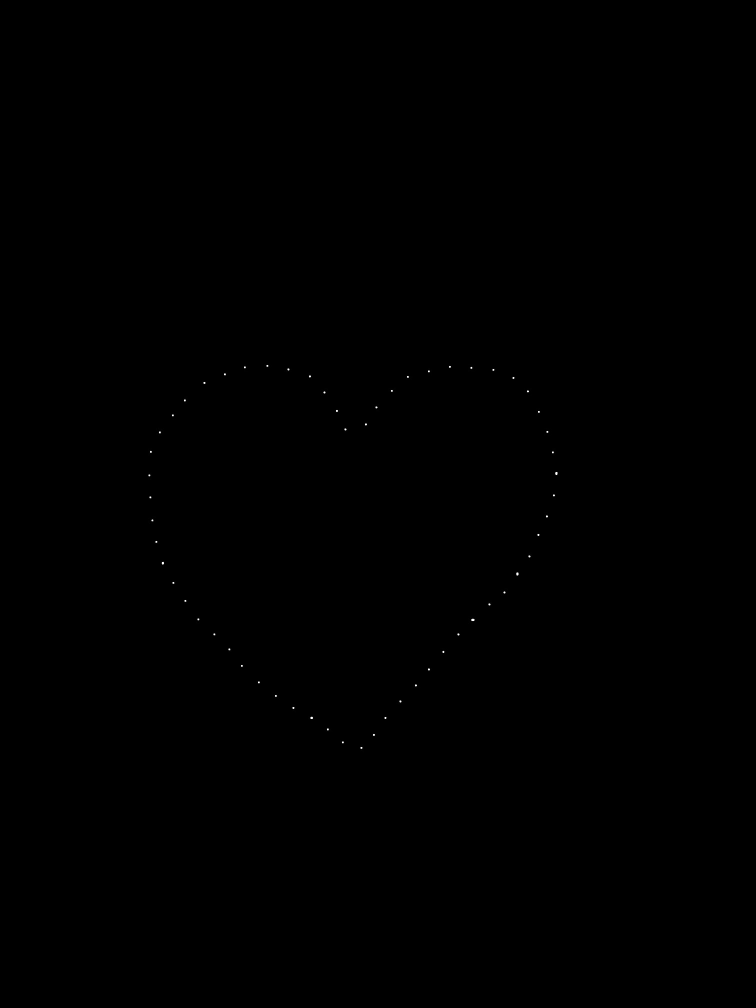
#> input picture imgs/marks.jpg, 3024 x 4032 px (shown at 1/4 size)
$ python locate_lights.py
#> lines starting #> are read from the running program, lines starting #| are printed output that depends on the picture; long printed decimals are rounded
import cv2
import numpy as np
from sklearn.cluster import KMeans


def convert_to_grayscale(src_path, dst_path):
    img = cv2.imread(src_path, 0)
    cv2.imwrite(dst_path, img)


def extract_marks(src_path, dst_path):
    """
    Assuming the marks are green and the background is gray, so the green channel stands out.
    """
    img = cv2.imread(src_path).astype(int)
    img_diff = img[:, :, 1] - img[:, :, 0]
    img_diff[img_diff > 32] = 255
    cv2.imwrite(dst_path, img_diff)


def locate_centers(src_path, n_lights):
    """
    Identify the center of the white dots from a black and white image using k-means.
    """
    img = cv2.imread(src_path, 0)
    y, x = np.where(img == 255)
    y = y.astype(float) / img.shape[0]
    x = x.astype(float) / img.shape[1]
    km = KMeans(n_clusters=n_lights).fit(np.vstack([x, y]).T)
    centers = km.cluster_centers_
    centers -= centers.mean(axis=0)
    max_r = np.sqrt(centers[:, 0] ** 2 + centers[:, 1] ** 2).max()
    # scale and shrink to fit in unit circle
    centers /= max_r
    return centers


def connect_the_dots(centers, start, is_left_half):
    """
    Map the index to coordinates, this assumes that the curve is symmetric to y-axis, and for each half of the curve,
    two dots are closest if and only if they are adjacent.
    """
    result = [start]
    for i in range(len(centers) // 2 - 1):
        cx, cy = result[-1]
        neighbor = None
        min_dist = 1
        chosen = set(result)
        for x, y in centers:
            if is_left_half and x > 0.02:
                continue
            if not is_left_half and x < -0.02:
                continue
            if (x, y) in chosen:
                continue
            dist = (x - cx) ** 2 + (y - cy) ** 2
            if min_dist > dist:
                min_dist = dist
                neighbor = x, y
        result.append(neighbor)
    return result


def sort_centers(centers, render=False):
    left_start, right_start = None, None
    for x, y in centers:
        if -0.03 < x < 0 and y < -0.3:
            print(x, y)
            left_start = x, y
        if 0 < x < 0.07 and y < -0.3:
            print(x, y)
            right_start = x, y
    left_half = connect_the_dots(centers, left_start, True)
    right_half = connect_the_dots(centers, right_start, False)
    result = left_half + right_half[::-1]
    x_coords = [a[0] for a in result]
    y_coords = [-a[1] for a in result]

    if render:
        import matplotlib.pyplot as plt
        plt.plot(x_coords, y_coords)
        plt.scatter([left_start[0], right_start[0]], [-left_start[1], -right_start[1]])
        plt.show()
    return x_coords, y_coords


def parametrize_leds():
    centers = list(list(x) for x in locate_centers('imgs/marks.jpg', 60))
#> in locate_centers, img is the input picture: shape (4032, 3024); min 0, max 255, mean 0.1
#> in locate_centers, `y, x = np.where(img == 255)`: y = 1900 values from 1460 to 2995; x = 1900 values, max 2229 at index 782, min 594 at index 843, mean 1432.9
#> in locate_centers, `y = y.astype(float) / img.shape[0]`: y = 1900 values from 0.362 to 0.743
#> in locate_centers, `x = x.astype(float) / img.shape[1]`: x = 1900 values, max 0.737 at index 782, min 0.196 at index 843, mean 0.474
#> in locate_centers, `centers = km.cluster_centers_`: centers = 60 pairs, first value 0.197 to 0.736, second value 0.363 to 0.742
#> in locate_centers, `centers -= centers.mean(axis=0)`: centers = 60 pairs, first value -0.267 to 0.271, second value -0.157 to 0.222
#> in locate_centers, `max_r = np.sqrt(centers[:, 0] ** 2 + centers[:, 1] ** 2).max()`: max_r = 0.276
#> in locate_centers, `centers /= max_r`: centers = 60 pairs, first value -0.968 to 0.983, second value -0.569 to 0.805
    x_coords, y_coords = sort_centers(centers, True)
#> the loop in sort_centers, `for x, y in centers:` made 60 passes
#> (x, y) on passes 1 to 12: (0.854, 0.116), (-0.796, 0.276), (-0.129, -0.474), (0.108, 0.758), (0.575, -0.562), (-0.798, -0.445), (0.513, 0.397), (-0.19, 0.697), (0.846, -0.477), (-0.964, -0.0956), (0.983, -0.182), (0.12, -0.42)
#| -0.02831 -0.3405
#| 0.06959 -0.3588
#> in connect_the_dots, `result = [start]`: result = [(-0.0283, -0.34)]
#> the loop in connect_the_dots, `for i in range(len(centers) // 2 - 1):` made 29 passes
#> (cx, cy) on passes 1 to 12: (-0.0283, -0.34), (-0.0692, -0.407), (-0.129, -0.474), (-0.199, -0.531), (-0.302, -0.556), (-0.403, -0.569), (-0.511, -0.564), (-0.607, -0.539), (-0.705, -0.508), (-0.798, -0.445), (-0.856, -0.391), (-0.919, -0.33)
#> after the loop in connect_the_dots, `for i in range(len(centers) // 2 - 1):`: result = 30 pairs, first value -0.968 to -0.0283, second value -0.569 to 0.785
#> in sort_centers, `left_half = connect_the_dots(centers, left_start, True)`: left_half has the same summary as result in connect_the_dots
#> the loop in connect_the_dots (call 2), `for i in range(len(centers) // 2 - 1):` made 29 passes
#> (cx, cy) on passes 1 to 12: (0.0696, -0.359), (0.12, -0.42), (0.194, -0.479), (0.271, -0.53), (0.372, -0.549), (0.472, -0.566), (0.575, -0.562), (0.681, -0.555), (0.777, -0.526), (0.846, -0.477), (0.899, -0.404), (0.94, -0.332)
#> in sort_centers, `right_half = connect_the_dots(centers, right_start, False)`: right_half = 30 pairs, first value 0.0481 to 0.983, second value -0.566 to 0.805
#> in sort_centers, `result = left_half + right_half[::-1]`: result has the same summary as centers in locate_centers
#> in sort_centers, `x_coords = [a[0] for a in result]`: x_coords = 60 values, max 0.983 at index 46, min -0.968 at index 13, mean 3.1e-16
#> in sort_centers, `y_coords = [-a[1] for a in result]`: y_coords = 60 values, max 0.569 at index 5, min -0.805 at index 30, mean -2.59e-16
#> in sort_centers, `plt.show()`:
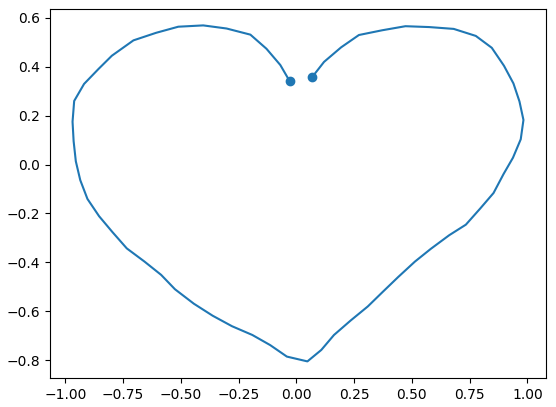
#> figure drawn by matplotlib, 1 panel
    x_coords = [int(round(x * 10000)) for x in x_coords]
#> x_coords = 60 values, max 9832 at index 46, min -9685 at index 13, mean 0
    y_coords = [int(round(y * 10000)) for y in y_coords]
#> y_coords = 60 values, max 5690 at index 5, min -8048 at index 30, mean -0.0167
    s = str(x_coords).replace('[', '{').replace(']', '}')
    print('int16_t x_coords[60] = {};'.format(s))
#> (printed output is left out)
    s = str(y_coords).replace('[', '{').replace(']', '}')
    print('int16_t y_coords[60] = {};'.format(s))
#> (printed output is left out)


if __name__ == '__main__':
    # Step 0. take a photo of your light when the lights are on and save it to 'imgs/blue_heart.jpg'
    # Step 1. uncomment and run the following line to convert the photo to grayscale
    # convert_to_grayscale('imgs/blue_heart.jpg', 'imgs/gray.jpg')
    # Step 2. after manually mark the LEDs with green dots, for example, using Windows' paint, uncomment and run
    # the following line to extract your marks into a black and white image
    # extract_marks('imgs/gray.jpg', 'imgs/marks.jpg')
    # Step 3. run the following command and paste the output to the Arduino IDE.
    parametrize_leds()
